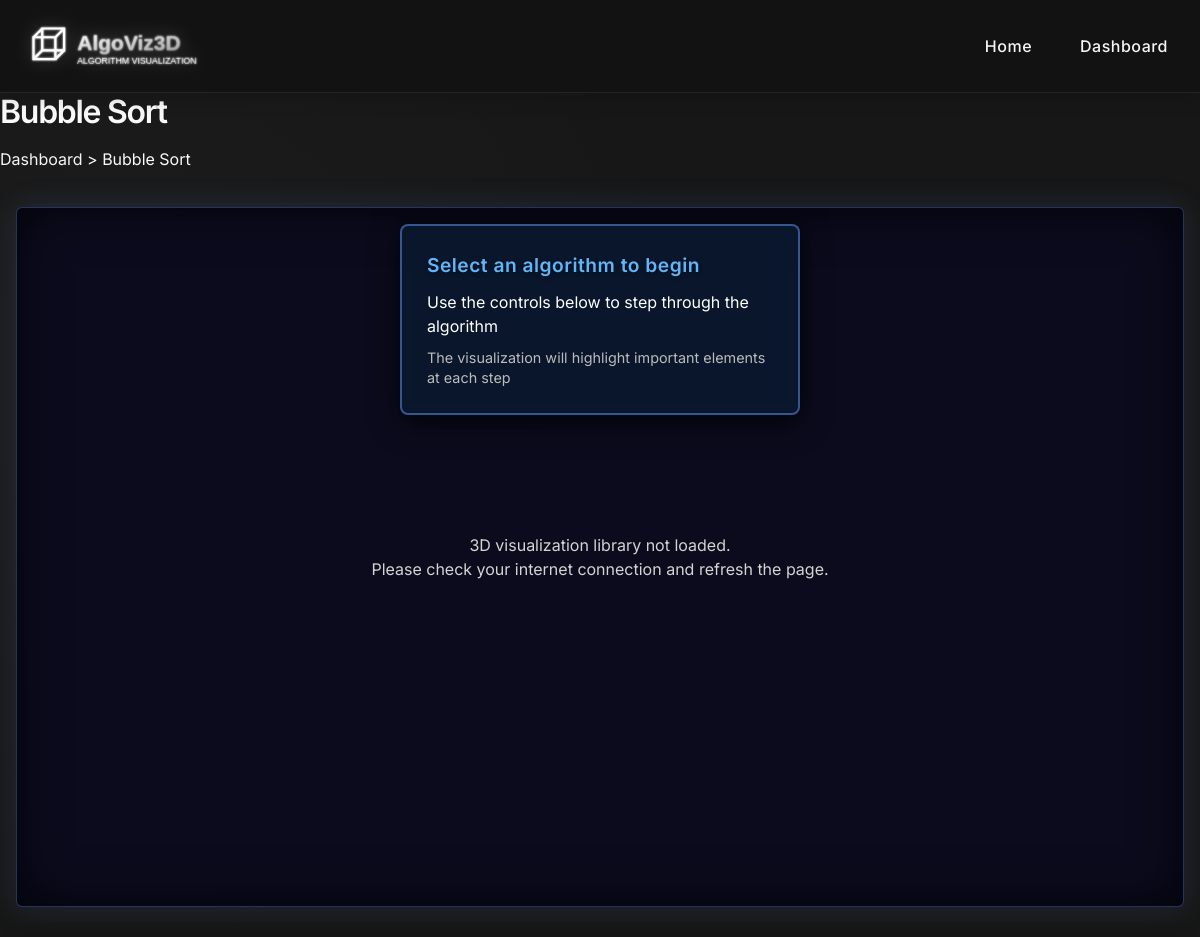
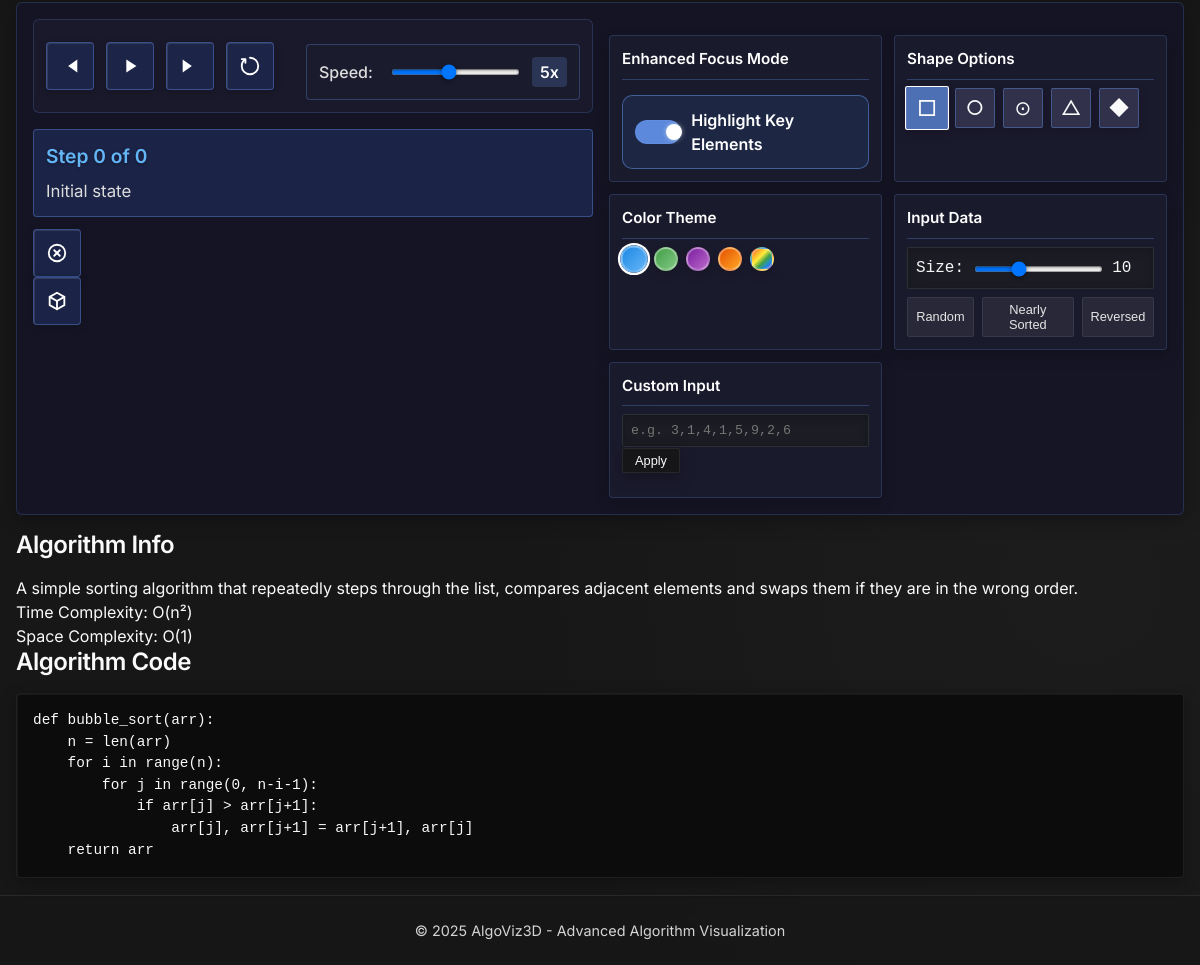
The page /visualization/1/ on the database its author committed (2 pictures, top to bottom).
### visualizer/models.py (models this page shows, shortened)
class Algorithm(models.Model):
    CATEGORIES = [
        ('search', 'Searching Algorithms'),
        ('sort', 'Sorting Algorithms'),
        ('tree', 'Tree Operations'),
        ('graph', 'Graph Algorithms'),
        ('array', 'Array/List Operations'),
    ]
    name = models.CharField(max_length=100)
    category = models.CharField(max_length=50, choices=CATEGORIES)
    description = models.TextField()
    code_implementation = models.TextField()
    time_complexity = models.CharField(max_length=100)
    space_complexity = models.CharField(max_length=100)
    data_structures = models.ManyToManyField(DataStructure, related_name='algorithms')
    educational_notes = models.TextField(blank=True, help_text='Detailed educational explanation of how the algorithm works')
    step_by_step_explanation = models.TextField(blank=True, help_text='Written step-by-step explanation of the algorithm')
    best_use_cases = models.TextField(blank=True, help_text='When this algorithm performs best')
    limitations = models.TextField(blank=True, help_text='Limitations or drawbacks of this algorithm')
    historical_context = models.TextField(blank=True, help_text='Historical development of the algorithm')

### visualizer/views.py (the view)
# urls.py: path('visualization/<int:algorithm_id>/', views.visualization, name='visualization'),
def visualization(request, algorithm_id):
    algorithm = get_object_or_404(Algorithm, id=algorithm_id)
    data_structures = algorithm.data_structures.all()
    example_visualizations = []
    if request.user.is_authenticated:
        example_visualizations = Visualization.objects.filter(
            algorithm=algorithm,
            user=request.user
        ).order_by('-created_at')[:5]
    context = {
        'algorithm': algorithm,
        'data_structures': data_structures,
        'example_visualizations': example_visualizations,
    }
    return render(request, 'visualization.html', context)

### templates/visualization.html (shortened to what this page needs)
{% extends 'base.html' %}
{% block content %}
<div class="visualization-page">
    <div class="visualization-header">
        <h1>{{ algorithm.name }}</h1>
        <div class="breadcrumb">
            <a href="/dashboard/">Dashboard</a> &gt;
            <span>{{ algorithm.name }}</span>
        </div>
    </div>
    <div class="visualization-container">
        <div class="visualization-canvas" id="visualization-canvas">
            <div id="focused-step-description" class="focused-step-description">
                <div class="focus-title">Select an algorithm to begin</div>
                <div class="focus-detail">Use the controls below to step through the algorithm</div>
                <div class="focus-explanation">The visualization will highlight important elements at each step</div>
            </div>
        </div>
        <div class="visualization-controls">
            <div class="left-controls">
                <div class="playback-controls">
                    <button id="step-backward" class="control-btn" title="Step Backward (Left Arrow)">
                        <svg viewBox="0 0 24 24" fill="none" xmlns="http://www.w3.org/2000/svg"><path d="M20 5V19L10 12L20 5Z" fill="currentColor"/></svg>
                    </button>
                    <button id="play-pause" class="control-btn" title="Play/Pause (Space)">
                        <svg viewBox="0 0 24 24" fill="none" xmlns="http://www.w3.org/2000/svg"><path d="M8 5V19L19 12L8 5Z" fill="currentColor"/></svg>
                    </button>
                    <button id="step-forward" class="control-btn" title="Step Forward (Right Arrow)">
                        <svg viewBox="0 0 24 24" fill="none" xmlns="http://www.w3.org/2000/svg"><path d="M4 5V19L14 12L4 5Z" fill="currentColor"/></svg>
                    </button>
                    <button id="reset" class="control-btn" title="Reset (R)">
                    </button>
                    <div class="speed-control">
                        <label for="animation-speed">Speed:</label>
                        <input type="range" id="animation-speed" min="1" max="10" value="5">
                        <span id="speed-display">5x</span>
                    </div>
                </div>
                <div class="step-info-panel">
                    <div id="step-counter" class="step-counter">Step 0 of 0</div>
                    <div id="step-description" class="step-description">Initial state</div>
                </div>
                <div class="view-controls">
                    <button id="camera-reset" class="control-btn" title="Reset Camera (C)">
                    </button>
                    <button id="toggle-2d-3d" class="control-btn" title="Toggle 2D/3D View (V)">
                    </button>
                </div>
            </div>
            <div class="right-controls">
                <div class="algorithm-options">
                    <div class="option-card">
                        <div class="option-title">Enhanced Focus Mode</div>
                        <div class="focus-toggle-wrapper">
                            <label class="toggle">
                                <span class="toggle-slider"></span>
                            </label>
                            <span class="toggle-label">Highlight Key Elements</span>
                        </div>
                    </div>
                    <div class="option-card">
                        <div class="option-title">Shape Options</div>
                        <div id="shape-selector" class="shape-selector">
                        </div>
                    </div>
                    <div class="option-card">
                        <div class="option-title">Color Theme</div>
                        <div id="theme-selector" class="visualization-theme">
                        </div>
                    </div>
                    <div class="option-card">
                        <div class="option-title">Input Data</div>
                        <div class="input-field">
                            <label for="input-size">Size:</label>
                            <input type="range" id="input-size" min="5" max="20" value="10">
                            <span id="size-value">10</span>
                        </div>
                        <div class="input-buttons">
                            <button id="generate-random" class="btn btn-secondary btn-small">Random</button>
                            <button id="generate-nearly-sorted" class="btn btn-secondary btn-small">Nearly Sorted</button>
                            <button id="generate-reversed" class="btn btn-secondary btn-small">Reversed</button>
                        </div>
                    </div>
                    <div class="option-card">
                        <div class="option-title">Custom Input</div>
                        <div class="input-field-wrapper">
                            <input type="text" id="custom-input-data" class="input-field" placeholder="e.g. 3,1,4,1,5,9,2,6">
                            <button id="apply-custom" class="btn btn-primary btn-small">Apply</button>
                        </div>
                    </div>
                </div>
            </div>
        </div>
        <div class="algorithm-info-panel">
            <div class="panel-section">
                <h3>Algorithm Info</h3>
                <div class="info-content">
                    <p>{{ algorithm.description }}</p>
                    <div class="complexity-info">
                        <div class="complexity-item">
                            <span class="complexity-label">Time Complexity:</span>
                            <span class="complexity-value">{{ algorithm.time_complexity }}</span>
                        </div>
                        <div class="complexity-item">
                            <span class="complexity-label">Space Complexity:</span>
                            <span class="complexity-value">{{ algorithm.space_complexity }}</span>
                        </div>
                    </div>
                </div>
            </div>
            <div class="panel-section">
                <h3>Algorithm Code</h3>
                <div class="code-block">
                    <pre><code id="algorithm-code">{{ algorithm.code_implementation }}</code></pre>
                </div>
            </div>
        </div>
    </div>
</div>
{% endblock %}

### rows shown on the page
Algorithm: name "Bubble Sort", description "A simple sorting algorithm that repeatedly steps through the list, compares adjacent elements and swaps them if they are in the wrong order.", time_complexity "O(n²)", space_complexity "O(1)", code_implementation "def bubble_sort(arr): n = len(arr) for i in range(n): for j in range(0, n-i-1): if arr[j] > arr[j+1]: arr[j], arr[j+1] = arr[j+1], arr[j] return arr"
